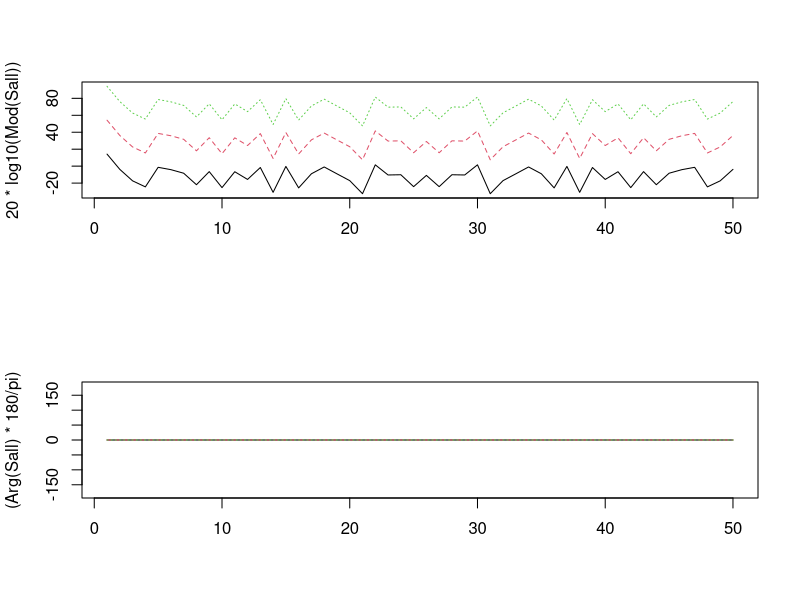

This figure's R source:
rm(list=ls())
set.seed(1234)

# something like the methods in ifultools/src/fra_sdf.c
#
# * @param result      Pointer to a universal matrix of type
# *   MUTIL\_DCOMPLEX containing the cross-spectral density function estimates.
# *   For an M-column input matrix, the number columns in this result
# *   matrix will be M*(M+1)/2, which corresponds to all unique cross-spectral
# *   combinations that can be formed. Let Sij = conj(Xi(f)) * Xj(f)
# *   be the cross-spectral density estimate of the ith and jth time series
# *   where Xk(f) is the DFT of the kth time series. If M = 3,
# *   the result will contain the following columns: [S00 S01 S02 S11 S12 S22].
# *   The memory for this matrix is automatically allocated by the function.
# *
# * @see frauniv_spectral_density_function_direct
#
x <- y <- ts(rnorm(50))
X <- cbind(x/10,10*y)
nser <- ncol(X)
sser <- seq_len(nser)
# all possible combinations (max two columns)
allcomb <- expand.grid(sser, sser)
# columnwise products
cprods <- apply(allcomb, 1, prod)
ucprods <- unique(cprods)
prodseq <- seq_len(length(ucprods))
# get non-redundant rows (from the perspective of indices) and swap columns
ijmat <- allcomb[match(ucprods, cprods),2:1]
#
# DFT
Xf <- unclass(mvfft(X))
SFUN <- function(ccomb){
  print(ccomb)
  mn <- as.numeric(ijmat[ccomb,])
  print(mn)
  m <- mn[1]
  n <- mn[2]
  Xi <- Xf[,m]
  Xj <- Xf[,n]
  print(class(Xi))
  Sij <- cbind(Conj(Xi) * Xj)
  print(class(Sij))
  print(colnames(Sij))
  colnames(Sij) <- paste0("S",m,n,".")
  print(colnames(Sij))
  return(Sij)
}
#
Sall <- sapply(X=prodseq, FUN=SFUN, simplify=TRUE, USE.NAMES=FALSE)
head(Sall)
head(simplify2array(Sall,F))

par(mfcol=c(2,1))
matplot(20*log10(Mod(Sall)),type="l")
matplot((Arg(Sall)*180/pi),type="l", ylim=180*c(-1,1))

#
# spec.pgram
#
#  N <- nrow(x)
#  Nspec <- floor(N/2)
#  x <- rbind(x, matrix(0, nrow = (NewN - N), ncol = ncol(x)))
#  xfft <- mvfft(x)
#  pgram <- array(NA, dim = c(N, ncol(x), ncol(x)))
#  for (i in 1L:ncol(x)) {
#    for (j in 1L:ncol(x)) {
#      pgram[, i, j] <- xfft[, i] * Conj(xfft[, j])/(N0 * xfreq)
#      pgram[1, i, j] <- 0.5 * (pgram[2, i, j] + pgram[N, i, j])
#    }
#  }
#  spec <- matrix(NA, nrow = Nspec, ncol = nser)
#  for (i in 1L:nser) spec[, i] <- Re(pgram[1L:Nspec, i, i])
#  coh <- phase <- matrix(NA, nrow = Nspec, ncol = nser * (nser - 1)/2)
#  for (i in 1L:(nser - 1)) {
#    for (j in (i + 1):nser) {
#      coh[, i + (j - 1) * (j - 2)/2] <- Mod(pgram[, i, j])^2/(spec[, i] * spec[, j])
#      phase[, i + (j - 1) * (j - 2)/2] <- Arg(pgram[, i, j])
#    }
#  }
#  for (i in 1L:nser) spec[, i] <- spec[, i]/u2
#  spec <- drop(spec)
